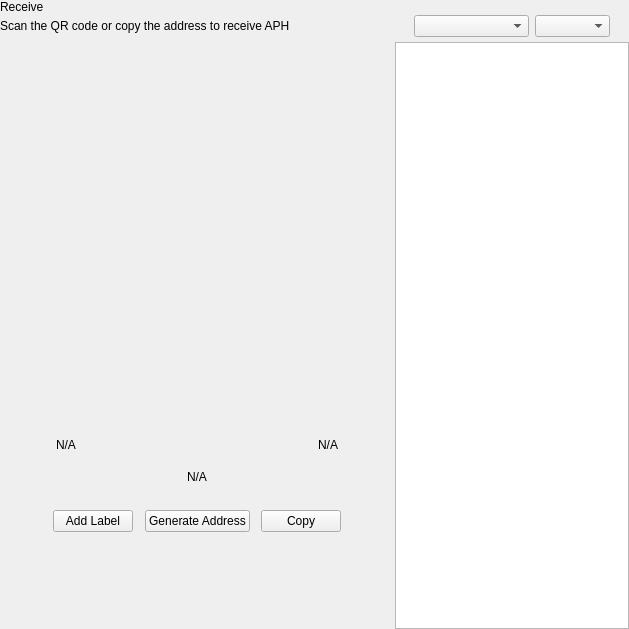
<?xml version="1.0" encoding="UTF-8"?>
<ui version="4.0">
 <class>ReceiveWidget</class>
 <widget class="QWidget" name="ReceiveWidget">
  <property name="geometry">
   <rect>
    <x>0</x>
    <y>0</y>
    <width>629</width>
    <height>629</height>
   </rect>
  </property>
  <property name="minimumSize">
   <size>
    <width>0</width>
    <height>0</height>
   </size>
  </property>
  <property name="windowTitle">
   <string>Form</string>
  </property>
  <layout class="QHBoxLayout" name="horizontalLayout_2" stretch="2,1">
   <property name="spacing">
    <number>0</number>
   </property>
   <property name="leftMargin">
    <number>0</number>
   </property>
   <property name="topMargin">
    <number>0</number>
   </property>
   <property name="rightMargin">
    <number>0</number>
   </property>
   <property name="bottomMargin">
    <number>0</number>
   </property>
   <item>
    <widget class="QWidget" name="left" native="true">
     <layout class="QVBoxLayout" name="verticalLayout_3">
      <property name="leftMargin">
       <number>0</number>
      </property>
      <property name="topMargin">
       <number>0</number>
      </property>
      <property name="rightMargin">
       <number>0</number>
      </property>
      <property name="bottomMargin">
       <number>0</number>
      </property>
      <item>
       <layout class="QVBoxLayout" name="verticalLayout_2">
        <property name="spacing">
         <number>0</number>
        </property>
        <property name="leftMargin">
         <number>0</number>
        </property>
        <item>
         <layout class="QHBoxLayout" name="horizontalLayout_3">
          <property name="spacing">
           <number>0</number>
          </property>
          <item>
           <layout class="QVBoxLayout" name="verticalLayout_4">
            <property name="spacing">
             <number>5</number>
            </property>
            <item>
             <widget class="QLabel" name="labelTitle">
              <property name="text">
               <string>Receive</string>
              </property>
             </widget>
            </item>
            <item alignment="Qt::AlignTop">
             <widget class="QLabel" name="labelSubtitle1">
              <property name="text">
               <string>Scan the QR code or copy the address to receive APH</string>
              </property>
             </widget>
            </item>
           </layout>
          </item>
          <item>
           <spacer name="horizontalSpacer">
            <property name="orientation">
             <enum>Qt::Horizontal</enum>
            </property>
            <property name="sizeHint" stdset="0">
             <size>
              <width>40</width>
              <height>20</height>
             </size>
            </property>
           </spacer>
          </item>
         </layout>
        </item>
        <item>
         <spacer name="verticalSpacer_2">
          <property name="orientation">
           <enum>Qt::Vertical</enum>
          </property>
          <property name="sizeType">
           <enum>QSizePolicy::Expanding</enum>
          </property>
          <property name="sizeHint" stdset="0">
           <size>
            <width>20</width>
            <height>50</height>
           </size>
          </property>
         </spacer>
        </item>
        <item alignment="Qt::AlignHCenter">
         <widget class="QWidget" name="layoutQR" native="true">
          <property name="maximumSize">
           <size>
            <width>510</width>
            <height>16777215</height>
           </size>
          </property>
          <layout class="QVBoxLayout" name="verticalLayoutQr">
           <item>
            <spacer name="verticalSpacer11">
             <property name="orientation">
              <enum>Qt::Vertical</enum>
             </property>
             <property name="sizeType">
              <enum>QSizePolicy::Fixed</enum>
             </property>
             <property name="sizeHint" stdset="0">
              <size>
               <width>20</width>
               <height>20</height>
              </size>
             </property>
            </spacer>
           </item>
           <item alignment="Qt::AlignHCenter">
            <widget class="QLabel" name="labelQrImg">
             <property name="minimumSize">
              <size>
               <width>260</width>
               <height>260</height>
              </size>
             </property>
             <property name="maximumSize">
              <size>
               <width>260</width>
               <height>260</height>
              </size>
             </property>
             <property name="text">
              <string/>
             </property>
             <property name="alignment">
              <set>Qt::AlignCenter</set>
             </property>
            </widget>
           </item>
           <item>
            <spacer name="verticalSpacer_21">
             <property name="orientation">
              <enum>Qt::Vertical</enum>
             </property>
             <property name="sizeType">
              <enum>QSizePolicy::Fixed</enum>
             </property>
             <property name="sizeHint" stdset="0">
              <size>
               <width>20</width>
               <height>30</height>
              </size>
             </property>
            </spacer>
           </item>
           <item>
            <widget class="QWidget" name="widget" native="true">
             <property name="minimumSize">
              <size>
               <width>0</width>
               <height>0</height>
              </size>
             </property>
             <layout class="QHBoxLayout" name="horizontalLayout_5">
              <item>
               <widget class="QLabel" name="labelLabel">
                <property name="text">
                 <string notr="true">N/A</string>
                </property>
               </widget>
              </item>
              <item>
               <spacer name="horizontalSpacer_2">
                <property name="orientation">
                 <enum>Qt::Horizontal</enum>
                </property>
                <property name="sizeHint" stdset="0">
                 <size>
                  <width>141</width>
                  <height>20</height>
                 </size>
                </property>
               </spacer>
              </item>
              <item>
               <widget class="QLabel" name="labelDate">
                <property name="text">
                 <string notr="true">N/A</string>
                </property>
                <property name="alignment">
                 <set>Qt::AlignRight|Qt::AlignTrailing|Qt::AlignVCenter</set>
                </property>
               </widget>
              </item>
             </layout>
            </widget>
           </item>
           <item>
            <widget class="QLabel" name="labelAddress">
             <property name="sizePolicy">
              <sizepolicy hsizetype="Expanding" vsizetype="Preferred">
               <horstretch>0</horstretch>
               <verstretch>0</verstretch>
              </sizepolicy>
             </property>
             <property name="minimumSize">
              <size>
               <width>300</width>
               <height>0</height>
              </size>
             </property>
             <property name="text">
              <string notr="true">N/A</string>
             </property>
             <property name="alignment">
              <set>Qt::AlignCenter</set>
             </property>
            </widget>
           </item>
           <item>
            <spacer name="verticalSpacer_4">
             <property name="orientation">
              <enum>Qt::Vertical</enum>
             </property>
             <property name="sizeType">
              <enum>QSizePolicy::Fixed</enum>
             </property>
             <property name="sizeHint" stdset="0">
              <size>
               <width>20</width>
               <height>20</height>
              </size>
             </property>
            </spacer>
           </item>
           <item>
            <layout class="QHBoxLayout" name="horizontalLayout_4">
             <item alignment="Qt::AlignHCenter">
              <widget class="QPushButton" name="pushButtonLabel">
               <property name="focusPolicy">
                <enum>Qt::NoFocus</enum>
               </property>
               <property name="text">
                <string>Add Label</string>
               </property>
              </widget>
             </item>
             <item alignment="Qt::AlignHCenter">
              <widget class="QPushButton" name="pushButtonNewAddress">
               <property name="focusPolicy">
                <enum>Qt::NoFocus</enum>
               </property>
               <property name="text">
                <string>Generate Address</string>
               </property>
              </widget>
             </item>
             <item alignment="Qt::AlignHCenter">
              <widget class="QPushButton" name="pushButtonCopy">
               <property name="focusPolicy">
                <enum>Qt::NoFocus</enum>
               </property>
               <property name="text">
                <string>Copy</string>
               </property>
              </widget>
             </item>
            </layout>
           </item>
           <item>
            <spacer name="verticalSpacer_3">
             <property name="orientation">
              <enum>Qt::Vertical</enum>
             </property>
             <property name="sizeType">
              <enum>QSizePolicy::Expanding</enum>
             </property>
             <property name="sizeHint" stdset="0">
              <size>
               <width>20</width>
               <height>20</height>
              </size>
             </property>
            </spacer>
           </item>
          </layout>
         </widget>
        </item>
        <item>
         <spacer name="verticalSpacer">
          <property name="orientation">
           <enum>Qt::Vertical</enum>
          </property>
          <property name="sizeHint" stdset="0">
           <size>
            <width>20</width>
            <height>40</height>
           </size>
          </property>
         </spacer>
        </item>
       </layout>
      </item>
     </layout>
    </widget>
   </item>
   <item>
    <widget class="QWidget" name="right" native="true">
     <layout class="QVBoxLayout" name="verticalLayout_5">
      <property name="spacing">
       <number>0</number>
      </property>
      <property name="leftMargin">
       <number>1</number>
      </property>
      <property name="topMargin">
       <number>0</number>
      </property>
      <property name="rightMargin">
       <number>0</number>
      </property>
      <property name="bottomMargin">
       <number>0</number>
      </property>
      <item>
       <layout class="QVBoxLayout" name="container_right">
        <property name="spacing">
         <number>0</number>
        </property>
        <property name="leftMargin">
         <number>0</number>
        </property>
        <property name="rightMargin">
         <number>0</number>
        </property>
        <item>
         <layout class="QVBoxLayout" name="verticalLayout">
          <property name="spacing">
           <number>6</number>
          </property>
          <property name="leftMargin">
           <number>19</number>
          </property>
          <property name="rightMargin">
           <number>19</number>
          </property>
          <item>
           <widget class="OptionButton" name="btnRequest" native="true"/>
          </item>
          <item>
           <widget class="OptionButton" name="btnMyAddresses" native="true">
            <property name="sizePolicy">
             <sizepolicy hsizetype="Preferred" vsizetype="Minimum">
              <horstretch>0</horstretch>
              <verstretch>0</verstretch>
             </sizepolicy>
            </property>
           </widget>
          </item>
         </layout>
        </item>
        <item>
         <widget class="QWidget" name="sortWidget" native="true">
          <layout class="QHBoxLayout" name="horizontalLayout_6">
           <property name="leftMargin">
            <number>19</number>
           </property>
           <property name="rightMargin">
            <number>19</number>
           </property>
           <property name="bottomMargin">
            <number>5</number>
           </property>
           <item>
            <spacer name="horizontalSpacer_3">
             <property name="orientation">
              <enum>Qt::Horizontal</enum>
             </property>
             <property name="sizeHint" stdset="0">
              <size>
               <width>40</width>
               <height>20</height>
              </size>
             </property>
            </spacer>
           </item>
           <item>
            <widget class="QComboBox" name="comboBoxSort">
             <property name="sizePolicy">
              <sizepolicy hsizetype="Preferred" vsizetype="Fixed">
               <horstretch>0</horstretch>
               <verstretch>0</verstretch>
              </sizepolicy>
             </property>
             <property name="minimumSize">
              <size>
               <width>115</width>
               <height>0</height>
              </size>
             </property>
            </widget>
           </item>
           <item>
            <widget class="QComboBox" name="comboBoxSortOrder">
             <property name="sizePolicy">
              <sizepolicy hsizetype="Preferred" vsizetype="Fixed">
               <horstretch>0</horstretch>
               <verstretch>0</verstretch>
              </sizepolicy>
             </property>
             <property name="minimumSize">
              <size>
               <width>75</width>
               <height>0</height>
              </size>
             </property>
            </widget>
           </item>
          </layout>
         </widget>
        </item>
        <item>
         <widget class="QListView" name="listViewAddress"/>
        </item>
       </layout>
      </item>
     </layout>
    </widget>
   </item>
  </layout>
 </widget>
 <customwidgets>
  <customwidget>
   <class>OptionButton</class>
   <extends>QWidget</extends>
   <header>qt/pivx/optionbutton.h</header>
   <container>1</container>
  </customwidget>
 </customwidgets>
 <resources/>
 <connections/>
</ui>
